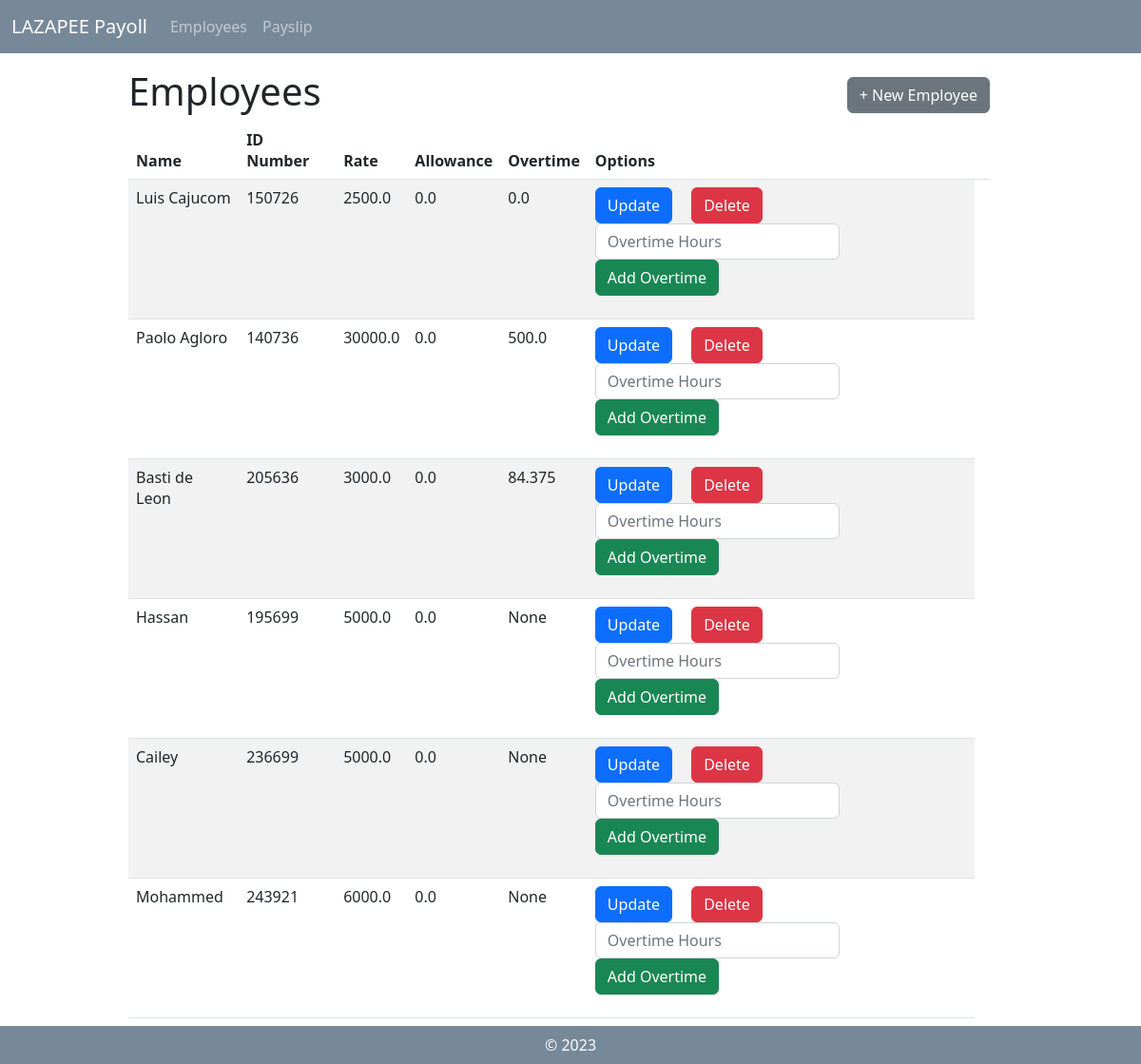
The page / on the database its author committed.
### payroll_app/models.py (models this page shows, shortened)
class Employee(models.Model):
    name = models.CharField(max_length=255)
    id_number = models.CharField(max_length=20, unique=True)
    rate = models.FloatField()
    overtime_pay = models.FloatField(null = True, blank = True)
    allowance = models.FloatField(null = True, blank = True)

### payroll_app/views.py (the view)
# urls.py: path('', views.view_employee, name='view_employee'),
def view_employee(request):
        employee_objects = Employee.objects.all()
        return render(request, 'payroll_app/view_employee.html',{'employees':employee_objects})

### payroll_app/templates/payroll_app/view_employee.html
{% extends 'payroll_app/base.html' %}
{% load static %}
                {% block content %}
                <div class="row">
                    <div class="mx-auto col-10 col-md-10 col-lg-10 mt-3">
                        <div style="display: flex; align-items: center;">
                            <h1>Employees</h1>
                            <a type="button" class="btn btn-secondary" href="{% url 'create_employee'%}" style="margin-left: auto;">+ New Employee</a>
                        </div>
                        <div class="col-xs-1 center-block">
                            <table class="table table-striped mb-5">
                                <thead>
                                    <th scope="col"> Name </th>
                                    <th scope="col"> ID Number </th>
                                    <th scope="col"> Rate </th>
                                    <th scope="col"> Allowance </th>
                                    <th scope="col"> Overtime </th>
                                    <th scope="col"> Options </th>
                                    <th scope="col">  </th>
                                </thead>
                                <tbody>
                                    {% for d in employees %}
                                    <tr>
                                        <td> {{ d.name }} </td>
                                        <td> {{ d.id_number }} </td>
                                        <td> {{ d.rate }} </td>
                                        <td> {{ d.allowance }} </td>
                                        <td> {{ d.overtime_pay }} </td>
                                        <td>
                                            <form id="employee_update" method="POST" action="{% url 'calculate_overtimepay' pk=d.pk %}">{% csrf_token %}
                                                <div class="form-check-inline">
                                                    <a type="button" class="btn btn-primary" href="{% url 'update_employee' pk=d.pk %}">Update</a>
                                                </div>
                                                <div class="form-check-inline">
                                                    <a type="button" class="btn btn-danger" href="{% url 'delete_employee' pk=d.pk %}">Delete</a>
                                                </div>
                                                <br>
                                                <div class="form-check-inline">
                                                    <input type="number" class="form-control" id="overtime_hours" name="overtime_hours" placeholder="Overtime Hours">
                                                </div>
                                                <div class="form-check-inline">
                                                    <button type="submit" class="btn btn-Success">Add Overtime</button>
                                                </div>
                                            </form>
                                        </td>
                                    </tr>
                                    {% endfor %}
                                </tbody>
                            </table>
                        </div>
                    </div>
                </div>
                {% endblock %}

### rows shown on the page
Employee: name "Luis Cajucom", id_number "150726", rate "2500.0", allowance "0.0", overtime_pay "0.0"
Employee: name "Paolo Agloro", id_number "140736", rate "30000.0", allowance "0.0", overtime_pay "500.0"
Employee: name "Basti de Leon", id_number "205636", rate "3000.0", allowance "0.0", overtime_pay "84.375"
Employee: name "Hassan", id_number "195699", rate "5000.0", allowance "0.0", overtime_pay "None"
Employee: name "Cailey", id_number "236699", rate "5000.0", allowance "0.0", overtime_pay "None"
Employee: name "Mohammed", id_number "243921", rate "6000.0", allowance "0.0", overtime_pay "None"
